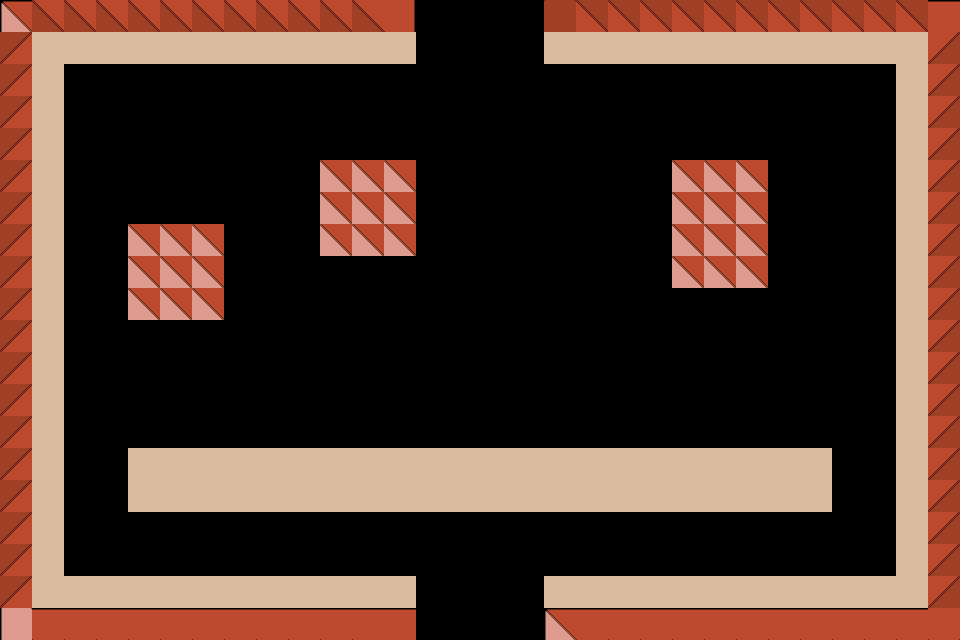

Below is a game level as drawn by its tile map, then a one-line description and the .tmx file that defines it, in full:
An orthogonal 30x20 tile map with 32x32 px tiles, 1 tile layer (Calque de Tuiles 1).

<map version="1.9" tiledversion="1.9.2" orientation="orthogonal" renderorder="right-down" width="30" height="20" tilewidth="32" tileheight="32" infinite="0" nextlayerid="2" nextobjectid="1">
 <tileset firstgid="1" name="Map" tilewidth="32" tileheight="32" tilecount="2500" columns="50">
  <image source="../../Map.png" width="1600" height="1600" />
 </tileset>
 <layer id="1" name="Calque de Tuiles 1" width="30" height="20">
  <data encoding="csv">
1,2684354614,2684354614,2684354614,2684354614,2684354614,2684354614,2684354614,2684354614,2684354614,2684354614,2684354614,2684354564,0,0,0,0,2684354664,1610612790,1610612790,1610612790,1610612790,1610612790,1610612790,1610612790,1610612790,1610612790,1610612790,1610612790,3,
3221225526,352,352,352,352,352,352,352,352,352,352,352,352,0,0,0,0,352,352,352,352,352,352,352,352,352,352,352,352,54,
3221225526,352,0,0,0,0,0,0,0,0,0,0,0,0,0,0,0,0,0,0,0,0,0,0,0,0,0,0,352,54,
3221225526,352,0,0,0,0,0,0,0,0,0,0,0,0,0,0,0,0,0,0,0,0,0,0,0,0,0,0,352,54,
3221225526,352,0,0,0,0,0,0,0,0,0,0,0,0,0,0,0,0,0,0,0,0,0,0,0,0,0,0,352,54,
3221225526,352,0,0,0,0,0,0,0,0,52,52,52,0,0,0,0,0,0,0,0,52,52,52,0,0,0,0,352,54,
3221225526,352,0,0,0,0,0,0,0,0,52,52,52,0,0,0,0,0,0,0,0,52,52,52,0,0,0,0,352,54,
3221225526,352,0,0,52,52,52,0,0,0,52,52,52,0,0,0,0,0,0,0,0,52,52,52,0,0,0,0,352,54,
3221225526,352,0,0,52,52,52,0,0,0,0,0,0,0,0,0,0,0,0,0,0,52,52,52,0,0,0,0,352,54,
3221225526,352,0,0,52,52,52,0,0,0,0,0,0,0,0,0,0,0,0,0,0,0,0,0,0,0,0,0,352,54,
3221225526,352,0,0,0,0,0,0,0,0,0,0,0,0,0,0,0,0,0,0,0,0,0,0,0,0,0,0,352,54,
3221225526,352,0,0,0,0,0,0,0,0,0,0,0,0,0,0,0,0,0,0,0,0,0,0,0,0,0,0,352,54,
3221225526,352,0,0,0,0,0,0,0,0,0,0,0,0,0,0,0,0,0,0,0,0,0,0,0,0,0,0,352,54,
3221225526,352,0,0,0,0,0,0,0,0,0,0,0,0,0,0,0,0,0,0,0,0,0,0,0,0,0,0,352,54,
3221225526,352,0,0,352,352,352,352,352,352,352,352,352,352,352,352,352,352,352,352,352,352,352,352,352,352,0,0,352,54,
3221225526,352,0,0,352,352,352,352,352,352,352,352,352,352,352,352,352,352,352,352,352,352,352,352,352,352,0,0,352,54,
3221225526,352,0,0,0,0,0,0,0,0,0,0,0,0,0,0,0,0,0,0,0,0,0,0,0,0,0,0,352,54,
3221225526,352,0,0,0,0,0,0,0,0,0,0,0,0,0,0,0,0,0,0,0,0,0,0,0,0,0,0,352,54,
3221225526,352,352,352,352,352,352,352,352,352,352,352,352,0,0,0,0,352,352,352,352,352,352,352,352,352,352,352,352,54,
51,2,2,2,2,2,2,2,2,2,2,2,3,0,0,0,0,1,2,2,2,2,2,2,2,2,2,2,2,53
</data>
 </layer>
</map>